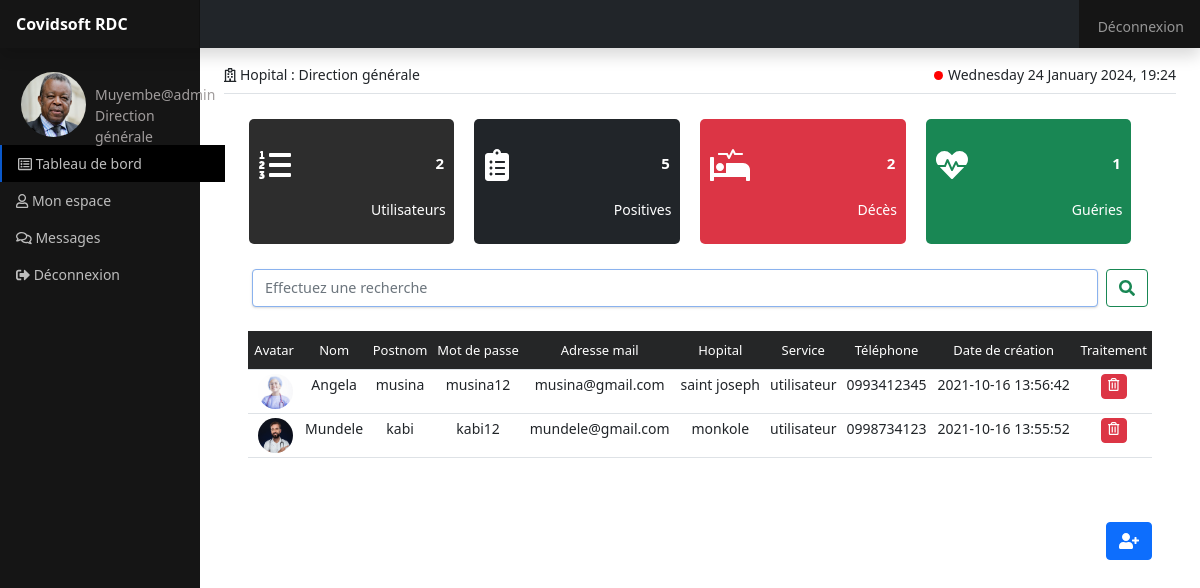
The app's page /views/administrateur/admin.php (signed in) with its own data.
### tables this page shows
CREATE TABLE `utilisateur` (
  `id` int(11) NOT NULL,
  `nom` varchar(50) NOT NULL,
  `postnom` varchar(50) DEFAULT NULL,
  `password` varchar(50) NOT NULL,
  `mail` varchar(50) NOT NULL,
  `service` varchar(50) NOT NULL,
  `hopital` varchar(50) NOT NULL,
  `photo` varchar(50) NOT NULL,
  `telephone` varchar(50) DEFAULT NULL,
  `date` datetime DEFAULT NULL
);

### models/db.php (called while the page is built, shortened)
<?php
function Affichage($id, $connexion)
{
    $requete = $connexion->prepare("SELECT * FROM utilisateur WHERE id = ? ");
    $requete->execute(array($id));
    $requete = $requete->fetch();
    return $requete;
}

### models/admin.php (called while the page is built, shortened)
<?php
function nombre_users($connexion)
{
    $req = "SELECT COUNT(*) as nombre FROM utilisateur WHERE service='utilisateur'";
    $execution = $connexion->query($req);
    $data = $execution->fetch(PDO::FETCH_OBJ);
    return $data;
}
function nombre_all($connexion, $resultat)
{
    $req = "SELECT COUNT(*) as nombre FROM patient WHERE resultat='$resultat'";
    $execution = $connexion->query($req);
    $data = $execution->fetch(PDO::FETCH_OBJ);
    return $data;
}
function Affichage_users($connexion)
{
    $req = "SELECT * FROM utilisateur WHERE service='utilisateur' ORDER BY nom ASC";
    $execution = $connexion->query($req);
    return $execution;
}

### views/administrateur/admin.php (the view, shortened to what this page needs)
<?php
include '../../models/db.php';
include '../../models/dashboard.php';
include '../../models/admin.php';
?>
<?php if (isset($_SESSION['id'])) { ?>
    <?php
    $id = $_SESSION['id'];
    $data = Affichage($id, $connexion);
    ?>
    <!doctype html>
    <html lang="fr">
    <head>
        <link rel="stylesheet" href="../../publics/css/bootstrap.css">
        <link rel="stylesheet" href="../../publics/css/administrateur/admin.css">
    </head>
    <body>
        <header class="navbar navbar-dark sticky-top bg-dark flex-md-nowrap p-0 shadow">
            <a class="navbar-brand col-md-3 col-lg-2 me-0 px-3" href="admin.php">Covidsoft RDC</a>
            <div class="navbar-nav">
                <div class="nav-item text-nowrap sing-out">
                    <a class="nav-link px-3" href="../../controllers/deconnexion.php">Déconnexion</a>
                </div>
            </div>
        </header>
        <div class="container-fluid">
            <div class="row">
                <nav id="sidebarMenu" class="col-md-3 col-lg-2 d-md-block sidebar collapse">
                    <div class="position-sticky pt-3">
                        <ul class="nav flex-column">
                            <li class="nav-item">
                                <div class="d-flex bg">
                                    <a class="nav-link" href="profil.php"><img src="../../publics/images/utilisateur/<?= $data['photo'] ?>" class="rounded-circle me-2"></a>
                                    <p class="name"><?= ucfirst($data['nom']) ?>@admin<br><?= ucfirst($data['hopital']) ?></p>
                                </div>
                            </li>
                            <li class="nav-item"><a class="nav-link actif" aria-current="page" href="admin.php"><i class="far fa-list-alt"></i> Tableau de bord</a></li>
                            <li class="nav-item"><a class="nav-link inactif" href="profil.php"><i class="far fa-user"></i> Mon espace</a></li>
                            <li class="nav-item"><a class="nav-link inactif" href="discussion.php"><i class="far fa-comments"></i> Messages</a></li>
                            <li class="nav-item"><a class="nav-link inactif" href="../../controllers/deconnexion.php"><i class="fas fa-sign-out-alt"></i> Déconnexion</a></li>
                        </ul>
                    </div>
                </nav>
                <main class="col-md-9 ms-sm-auto col-lg-10 px-md-4">
                    <div class="d-flex justify-content-between flex-wrap flex-md-nowrap align-items-center pt-3 border-bottom mb-4">
                        <p class="mb-2 center"><i class="far fa-hospital"></i> Hopital : <?= ucfirst($data['hopital']) ?></p>
                        <p class="d-flex mb-2">
                            <span class="led"></span>
                            <?php
                            echo ucfirst(utf8_encode(strftime('%A %d %B %Y, %H:%M')));
                            ?>
                        </p>
                    </div>
                    <?php
                    $data1 = nombre_users($connexion);
                    $data2 = nombre_all($connexion, 'positive');
                    $data3 = nombre_all($connexion, 'décédée');
                    $data4 = nombre_all($connexion, 'guérie');
                    ?>
                    <div class="container content mb-3">
                        <div class="dash4">
                            <i class="fas fa-list-ol"></i>
                            <span class="valeur"><?= $data1->nombre ?></span>
                            <span class="dash-text">Utilisateurs</span>
                        </div>
                        <div class="dash1">
                            <i class="fas fa-clipboard-list"></i>
                            <span class="valeur"><?= $data2->nombre ?></span>
                            <span class="dash-text">Positives</span>
                        </div>
                        <div class="dash2">
                            <i class="fas fa-procedures"></i>
                            <span class="valeur"> <?= $data3->nombre ?></span>
                            <span class="dash-text">Décès</span>
                        </div>
                        <div class="dash3">
                            <i class="fa fa-heartbeat"></i>
                            <span class="valeur"> <?= $data4->nombre ?></span>
                            <span class="dash-text">Guéries</span>
                        </div>
                    </div>
                    <div class="container">
                        <form class="d-flex mb-4 mx-1">
                            <input class="form-control me-2" type="search" placeholder="Effectuez une recherche" name="q" id="input" autocomplete="off">
                            <button class="btn btn-outline-success" type="submit"><i class="fas fa-search"></i></button>
                        </form>
                    </div>
                    <div class="container">
                        <div class="row">
                            <div class="tab">
                                <div class="table-responsive">
                                    <table class="table  table-sm">
                                        <tbody>
                                            <tr class="th">
                                                <td class="title">Avatar</td>
                                                <td class="title">Nom</td>
                                                <td class="title">Postnom</td>
                                                <td class="title">Mot de passe</td>
                                                <td class="title">Adresse mail</td>
                                                <td class="title">Hopital</td>
                                                <td class="title">Service</td>
                                                <td class="title">Téléphone</td>
                                                <td class="title">Date de création</td>
                                                <td class="title">Traitement</td>
                                            </tr>
                                            <?php
                                            $execution = Affichage_users($connexion);
                                            ?>
                                            <?php if ($execution->rowCount() > 0) { ?>
                                                <?php while ($values = $execution->fetch(PDO::FETCH_OBJ)) { ?>
                                                    <tr>
                                                        <td><img src="../../publics/images/utilisateur/<?= $values->photo ?>" class="rounded-circle me-2 circle"></td>
                                                        <td><?= ucfirst($values->nom) ?></td>
                                                        <td><?= $values->postnom ?></td>
                                                        <td><?= $values->password ?></td>
                                                        <td><?= $values->mail ?></td>
                                                        <td><?= $values->hopital ?></td>
                                                        <td><?= $values->service ?></td>
                                                        <td><?= $values->telephone ?></td>
                                                        <td><?= $values->date ?></td>
                                                        <td>
                                                            <a class="btn btn-danger action" href="../../controllers/administrateur/delete_photo.php?id= <?= $values->id ?>" role="button"><i class="far fa-trash-alt"></i></a>
                                                        </td>
                                                    </tr>
                                                <?php } ?>
                                            <?php  } else { ?>
                                                <div class="containe rerror-img">
                                                    <img class="img-fluid" src="../../publics/images/img-covid/img-search.jpg" alt="" width="180" height="180">
                                                </div>
                                            <?php } ?>
                                        </tbody>
                                    </table>
                                </div>
                            </div>
                        </div>
                        <button type="button" class="btn btn-primary mt-5 mb-3 float-end btn-modal" data-bs-toggle="modal" data-bs-target="#exampleModal"><i class="fa fa-user-plus" aria-hidden="true"></i> </button>
                    </div>
                </main>
            </div>
        </div>
    </body>
    </html>
<?php } else { ?>
    <?php header('location:../../erreur.php'); ?>
<?php } ?>

### publics/css/administrateur/admin.css (style rules this page uses)
body { font-size: .875rem; }
.sidebar { position: fixed; top: 0; bottom: 0; left: 0; z-index: 100; padding: 48px 0 0; background-color: rgb(21, 21, 21); }
.sidebar .nav-link { font-weight: 500; color: rgb(189, 189, 189); }
.navbar-brand { padding-top: .75rem; padding-bottom: .75rem; font-size: 1rem; background-color: rgb(21, 21, 21); box-shadow: inset -1px 0 0 rgba(0, 0, 0, .25); font-weight: 550; }
.rounded-circle { height: 65px; width: 65px; position: relative; left: 5px; }
.circle { height: 35px; width: 35px; }
.actif { background-color: black; border-left: 2px solid #0a58ca; }
.name { position: relative; top: 20px; color: #a09c9c; right: 10px; }
.led { height: 9px; width: 9px; border-radius: 30px; background-color: red; animation-duration: .8s; animation-name: clignoter; animation-iteration-count: infinite; transition: none; position: relative; top: 7px; right: 5px; }
.sing-out { background-color: rgb(21, 21, 21); padding-top: 8px; padding-bottom: 3px; padding-left: 3px; bottom: 2px; }
#input { box-shadow: rgba(0, 0, 0, 0.1) 0px 1px 3px 0px, rgba(0, 0, 0, 0.06) 0px 1px 2px 0px; font-size: 14.4px; width: 102%; border: 1px solid #8ab2ee; }
.content { height: 135px; margin: 0 auto; width: 95%; padding: 1px; display: flex; position: relative; }
.dash1, .dash2, .dash3, .dash4 { height: 125px; width: 32%; margin-right: 20px; border-radius: 5px; }
.dash1 { background-color: #212529; }
.dash2 { background-color: #dc3545; }
.dash3 { background-color: #198754; }
.dash4 { background-color: #2d2d2d; }
.fa-clipboard-list, .fa-procedures, .fa-heartbeat, .fa-list-ol { color: white; font-size: 32px; position: relative; top: 30px; left: 5%; }
.valeur { float: right; color: white; position: relative; top: 33px; right: 5%; font-weight:bold; font-size: 15px; }
.dash-text { position: relative; top: 80px; color: rgb(255, 255, 255); float: right; }
.tab { max-height: 280px; overflow: hidden; overflow-y: scroll; }
.table-responsive { text-align: center; }
.th { background-color: #252627; }
.title { font-size: 13px; color: white; line-height: 30px; }
.action { height: 25px; width: 25px; }
.fa-trash-alt, .fa-edit { font-size: 13px; position: relative; bottom: 10px; right: 6px; }
input:empty { font-size: 14px; }

### records on screen
utilisateur: photo (picture), nom "Muyembe", hopital "Direction générale"
utilisateur: photo (picture), nom "Angela", postnom "musina", password "musina12", mail "musina@gmail.com", hopital "saint joseph", service "utilisateur", telephone "0993412345", date "2021-10-16 13:56:42"
utilisateur: photo (picture), nom "Mundele", postnom "kabi", password "kabi12", mail "mundele@gmail.com", hopital "monkole", service "utilisateur", telephone "0998734123", date "2021-10-16 13:55:52"

### other values on screen
utf8_encode(strftime('%A %d %B %Y, %H:%M')) "Wednesday 24 January 2024, 19:24"
$data1->nombre "2"
$data2->nombre "5"
$data3->nombre "2"
$data4->nombre "1"
